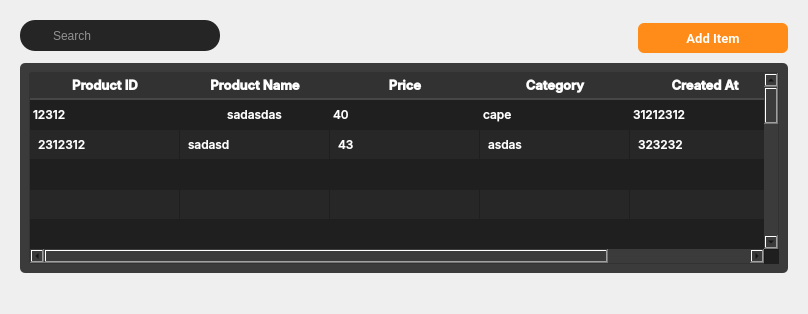
         <widget class="QWidget" name="add_product">
          <layout class="QGridLayout" name="gridLayout_18">
           <item row="0" column="0">
            <widget class="QWidget" name="widget_31" native="true">
             <layout class="QGridLayout" name="gridLayout">
              <property name="bottomMargin">
               <number>30</number>
              </property>
              <item row="0" column="0">
               <widget class="QWidget" name="widget_32" native="true">
                <layout class="QHBoxLayout" name="horizontalLayout_6">
                 <property name="spacing">
                  <number>0</number>
                 </property>
                 <property name="leftMargin">
                  <number>0</number>
                 </property>
                 <property name="topMargin">
                  <number>0</number>
                 </property>
                 <property name="rightMargin">
                  <number>0</number>
                 </property>
                 <property name="bottomMargin">
                  <number>6</number>
                 </property>
                 <item alignment="Qt::AlignmentFlag::AlignLeft|Qt::AlignmentFlag::AlignTop">
                  <widget class="QWidget" name="search_frame" native="true">
                   <property name="minimumSize">
                    <size>
                     <width>200</width>
                     <height>0</height>
                    </size>
                   </property>
                   <property name="styleSheet">
                    <string notr="true">#search_frame{

	border-radius: 15px;
	background-color:#252525;
}
#search_frame QPushButton{
	
	padding: 5px 5px;
	border-radius:5px;

	
}
#search_frame QLineEdit{
	border: none;
	color: white;

}

#seach_frame QPushButton::pressed {

	padding-left:10px;

}
</string>
                   </property>
                   <layout class="QVBoxLayout" name="verticalLayout_14">
                    <property name="leftMargin">
                     <number>2</number>
                    </property>
                    <property name="topMargin">
                     <number>2</number>
                    </property>
                    <property name="rightMargin">
                     <number>2</number>
                    </property>
                    <property name="bottomMargin">
                     <number>2</number>
                    </property>
                    <item>
                     <layout class="QHBoxLayout" name="horizontalLayout_10">
                      <property name="spacing">
                       <number>2</number>
                      </property>
                      <property name="leftMargin">
                       <number>2</number>
                      </property>
                      <property name="topMargin">
                       <number>2</number>
                      </property>
                      <property name="rightMargin">
                       <number>2</number>
                      </property>
                      <item>
                       <widget class="QPushButton" name="pushButton_14">
                        <property name="minimumSize">
                         <size>
                          <width>25</width>
                          <height>25</height>
                         </size>
                        </property>
                        <property name="maximumSize">
                         <size>
                          <width>25</width>
                          <height>25</height>
                         </size>
                        </property>
                        <property name="font">
                         <font>
                          <family>Roboto</family>
                          <pointsize>10</pointsize>
                          <bold>true</bold>
                         </font>
                        </property>
                        <property name="styleSheet">
                         <string notr="true">background-color: none;
border-radius:15px;
</string>
                        </property>
                        <property name="text">
                         <string/>
                        </property>
                        <property name="icon">
                         <iconset>
                          <normaloff>:/iCons/icons/icons8-search-26.png</normaloff>:/iCons/icons/icons8-search-26.png</iconset>
                        </property>
                       </widget>
                      </item>
                      <item>
                       <widget class="QLineEdit" name="lineEdit_3">
                        <property name="styleSheet">
                         <string notr="true">background-color: rgb(37, 37, 37);</string>
                        </property>
                        <property name="placeholderText">
                         <string>Search</string>
                        </property>
                       </widget>
                      </item>
                     </layout>
                    </item>
                   </layout>
                  </widget>
                 </item>
                 <item>
                  <spacer name="horizontalSpacer">
                   <property name="orientation">
                    <enum>Qt::Orientation::Horizontal</enum>
                   </property>
                   <property name="sizeHint" stdset="0">
                    <size>
                     <width>418</width>
                     <height>20</height>
                    </size>
                   </property>
                  </spacer>
                 </item>
                 <item>
                  <widget class="QPushButton" name="add_prod_button">
                   <property name="minimumSize">
                    <size>
                     <width>150</width>
                     <height>30</height>
                    </size>
                   </property>
                   <property name="maximumSize">
                    <size>
                     <width>150</width>
                     <height>25</height>
                    </size>
                   </property>
                   <property name="font">
                    <font>
                     <family>Roboto</family>
                     <pointsize>10</pointsize>
                     <bold>true</bold>
                    </font>
                   </property>
                   <property name="styleSheet">
                    <string notr="true">QPushButton {
    padding: 6px 14px;
    font-family: &quot;Roboto&quot;, sans-serif;
    border-radius: 6px;
    border: none;
    color: white;
    background: #FF8C18;
    box-shadow: 0px 0.5px 1.5px rgba(54, 122, 246, 0.25), inset 0px 0.8px 0px -0.25px rgba(255, 255, 255, 0.2);
    user-select: none;
    -webkit-user-select: none;
    touch-action: manipulation;
    transition: background-color 0.2s, box-shadow 0.2s; 
}
QPushButton::pressed {
    background-color: #B7B7B7;
    box-shadow: 0px 1px 2px rgba(0, 0, 0, 0.5) inset;
	color:black;
}
QPushButton:hover {
    background-color: #FFA54E; 
}</string>
                   </property>
                   <property name="text">
                    <string>Add Item</string>
                   </property>
                  </widget>
                 </item>
                </layout>
               </widget>
              </item>
              <item row="1" column="0">
               <widget class="QWidget" name="widget_35" native="true">
                <property name="sizePolicy">
                 <sizepolicy hsizetype="Preferred" vsizetype="Expanding">
                  <horstretch>0</horstretch>
                  <verstretch>0</verstretch>
                 </sizepolicy>
                </property>
                <property name="styleSheet">
                 <string notr="true">background-color: rgb(59, 59, 59);
border-radius:5px;
</string>
                </property>
                <layout class="QVBoxLayout" name="verticalLayout_13">
                 <item>
                  <widget class="QTableWidget" name="product_table">
                   <property name="sizePolicy">
                    <sizepolicy hsizetype="Expanding" vsizetype="Expanding">
                     <horstretch>50</horstretch>
                     <verstretch>0</verstretch>
                    </sizepolicy>
                   </property>
                   <property name="font">
                    <font>
                     <family>Inter Medium</family>
                     <pointsize>9</pointsize>
                     <bold>false</bold>
                    </font>
                   </property>
                   <property name="styleSheet">
                    <string notr="true">QTableWidget {
    background-color: #1F1F1F;
    border-radius: 3px;
    border: 1px solid rgb(50, 50, 50);
 	color: white;

}

QTableWidget::section {
    border: none;
    border-bottom: 1px solid #d0c6ff;
    text-align: center; /* Set text alignment to center */
    padding: 3px 5px;
}

QHeaderView::section {
    background-color: rgb(50, 50, 50);
    color: white;
    border: none;
    border-bottom: 2px solid rgb(70,70,70);
	

    text-align: center; /* Set text alignment to center */
    padding: 2px 4px;
}

QTableView::item {
    color: white;
    padding: 5px;
    text-align: center; /* Set text alignment to center */
}

QTableView::item:alternate {
    background-color: #272727; 
}
QTableWidget::item:selected {
    background-color: #454545; /* Background color when item is selected */
}

QScrollBar:vertical {
    border: none;
    background: #3B3B3B;
    width: 10px;
    margin: 0px 0px 0px 0px;
}

QScrollBar::handle:vertical {
    background-color: #606060;
    min-height: 20px;
    border-radius: 5px;
}

QScrollBar::add-line:vertical,
QScrollBar::sub-line:vertical {
    border: none;
    background: none;
}

QScrollBar::add-page:vertical,
QScrollBar::sub-page:vertical {
    background: none;
}

QScrollBar:hover {
    opacity: 0.7;
}</string>
                   </property>
                   <property name="dragEnabled">
                    <bool>false</bool>
                   </property>
                   <property name="alternatingRowColors">
                    <bool>true</bool>
                   </property>
                   <property name="selectionBehavior">
                    <enum>QAbstractItemView::SelectionBehavior::SelectRows</enum>
                   </property>
                   <property name="gridStyle">
                    <enum>Qt::PenStyle::NoPen</enum>
                   </property>
                   <property name="sortingEnabled">
                    <bool>true</bool>
                   </property>
                   <property name="wordWrap">
                    <bool>true</bool>
                   </property>
                   <attribute name="horizontalHeaderCascadingSectionResizes">
                    <bool>true</bool>
                   </attribute>
                   <attribute name="horizontalHeaderMinimumSectionSize">
                    <number>100</number>
                   </attribute>
                   <attribute name="horizontalHeaderDefaultSectionSize">
                    <number>150</number>
                   </attribute>
                   <attribute name="horizontalHeaderStretchLastSection">
                    <bool>true</bool>
                   </attribute>
                   <attribute name="verticalHeaderVisible">
                    <bool>false</bool>
                   </attribute>
                   <attribute name="verticalHeaderCascadingSectionResizes">
                    <bool>false</bool>
                   </attribute>
                   <attribute name="verticalHeaderStretchLastSection">
                    <bool>false</bool>
                   </attribute>
                   <row>
                    <property name="text">
                     <string/>
                    </property>
                   </row>
                   <row>
                    <property name="text">
                     <string/>
                    </property>
                   </row>
                   <row>
                    <property name="text">
                     <string/>
                    </property>
                   </row>
                   <row>
                    <property name="text">
                     <string/>
                    </property>
                   </row>
                   <row>
                    <property name="text">
                     <string/>
                    </property>
                   </row>
                   <row>
                    <property name="text">
                     <string/>
                    </property>
                   </row>
                   <row>
                    <property name="text">
                     <string/>
                    </property>
                   </row>
                   <row>
                    <property name="text">
                     <string/>
                    </property>
                   </row>
                   <row>
                    <property name="text">
                     <string/>
                    </property>
                   </row>
                   <row>
                    <property name="text">
                     <string/>
                    </property>
                   </row>
                   <row>
                    <property name="text">
                     <string/>
                    </property>
                   </row>
                   <row>
                    <property name="text">
                     <string/>
                    </property>
                   </row>
                   <row>
                    <property name="text">
                     <string/>
                    </property>
                   </row>
                   <row>
                    <property name="text">
                     <string/>
                    </property>
                   </row>
                   <row>
                    <property name="text">
                     <string/>
                    </property>
                   </row>
                   <row>
                    <property name="text">
                     <string/>
                    </property>
                   </row>
                   <column>
                    <property name="text">
                     <string>Product ID</string>
                    </property>
                    <property name="font">
                     <font>
                      <family>Inter SemiBold</family>
                      <pointsize>10</pointsize>
                      <bold>true</bold>
                     </font>
                    </property>
                   </column>
                   <column>
                    <property name="text">
                     <string>Product Name</string>
                    </property>
                    <property name="font">
                     <font>
                      <family>Inter SemiBold</family>
                      <pointsize>10</pointsize>
                      <bold>true</bold>
                     </font>
                    </property>
                   </column>
                   <column>
                    <property name="text">
                     <string>Price</string>
                    </property>
                    <property name="font">
                     <font>
                      <family>Inter SemiBold</family>
                      <pointsize>10</pointsize>
                      <bold>true</bold>
                     </font>
                    </property>
                   </column>
                   <column>
                    <property name="text">
                     <string>Category</string>
                    </property>
                    <property name="font">
                     <font>
                      <family>Inter SemiBold</family>
                      <pointsize>10</pointsize>
                      <bold>true</bold>
                     </font>
                    </property>
                   </column>
                   <column>
                    <property name="text">
                     <string>Created At</string>
                    </property>
                    <property name="font">
                     <font>
                      <family>Inter SemiBold</family>
                      <pointsize>10</pointsize>
                      <bold>true</bold>
                     </font>
                    </property>
                   </column>
                   <item row="0" column="0">
                    <property name="text">
                     <string>12312</string>
                    </property>
                    <property name="foreground">
                     <brush brushstyle="NoBrush">
                      <color alpha="255">
                       <red>255</red>
                       <green>255</green>
                       <blue>255</blue>
                      </color>
                     </brush>
                    </property>
                   </item>
                   <item row="0" column="1">
                    <property name="text">
                     <string>sadasdas</string>
                    </property>
                    <property name="textAlignment">
                     <set>AlignCenter</set>
                    </property>
                    <property name="foreground">
                     <brush brushstyle="NoBrush">
                      <color alpha="255">
                       <red>255</red>
                       <green>255</green>
                       <blue>255</blue>
                      </color>
                     </brush>
                    </property>
                   </item>
                   <item row="0" column="2">
                    <property name="text">
                     <string>40</string>
                    </property>
                   </item>
                   <item row="0" column="3">
                    <property name="text">
                     <string>cape</string>
                    </property>
                   </item>
                   <item row="0" column="4">
                    <property name="text">
                     <string>31212312</string>
                    </property>
                   </item>
                   <item row="1" column="0">
                    <property name="text">
                     <string>2312312</string>
                    </property>
                   </item>
                   <item row="1" column="1">
                    <property name="text">
                     <string>sadasd</string>
                    </property>
                   </item>
                   <item row="1" column="2">
                    <property name="text">
                     <string>43</string>
                    </property>
                   </item>
                   <item row="1" column="3">
                    <property name="text">
                     <string>asdas</string>
                    </property>
                   </item>
                   <item row="1" column="4">
                    <property name="text">
                     <string>323232</string>
                    </property>
                   </item>
                  </widget>
                 </item>
                </layout>
               </widget>
              </item>
             </layout>
            </widget>
           </item>
          </layout>
         </widget>
